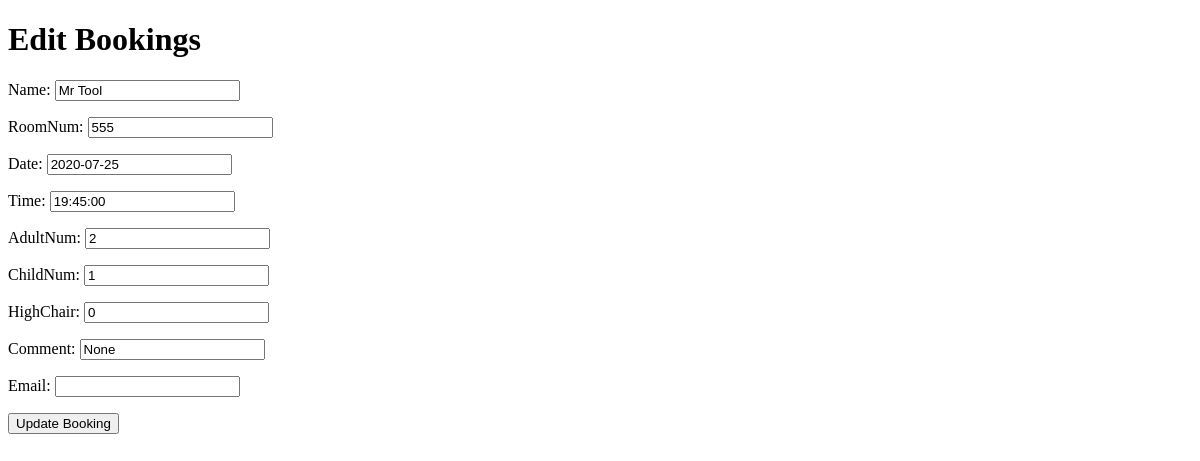
/edit/18, run on an earlier commit of the app's database.
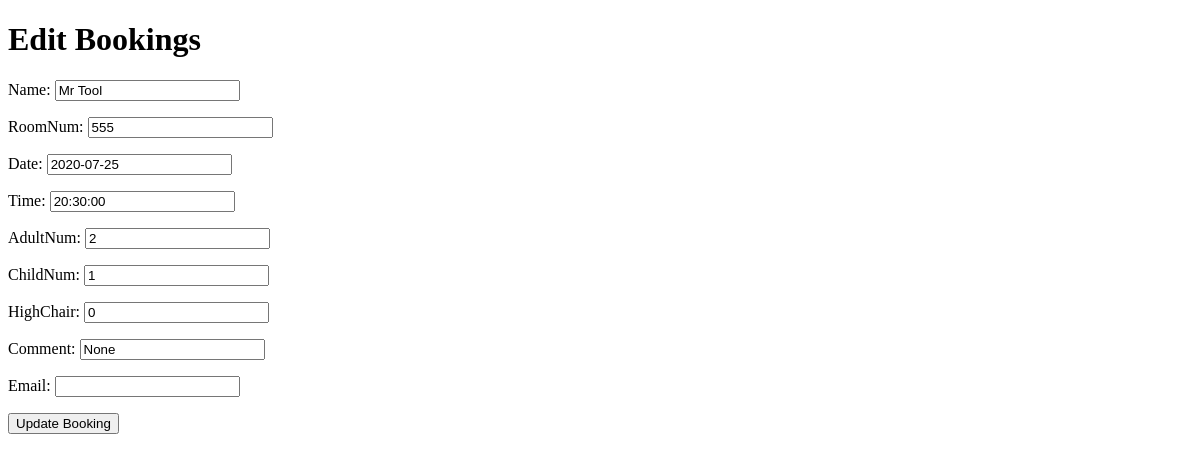
And on a later commit of the database.
### booking/models.py (models this page shows, shortened)
class bookingItem(models.Model):
    name = models.CharField(max_length=49, null=False, blank=False)
    time = models.TimeField(auto_now=False, auto_now_add=False,
                            null=False, blank=False)
    adultNum = models.DecimalField(max_digits=2, decimal_places=0,
                                   null=False, blank=False)
    date = models.DateField(auto_now=False, auto_now_add=False,
                            null=False, blank=False)
    childNum = models.DecimalField(max_digits=2, decimal_places=0,
                                   null=False, blank=False)
    highChair = models.DecimalField(max_digits=1, decimal_places=0,
                                    null=False, blank=False)
    roomNum = models.DecimalField(max_digits=3, decimal_places=0,
                                  null=False, blank=False)
    comment = models.CharField(max_length=199, null=False, blank=False)
    email = models. EmailField(max_length=254, null=False, blank=True)

### booking/views.py (the view)
# urls.py: path('edit/<bookingItem_id>', views.edit_booking, name='edit_booking'),
def edit_booking(request, bookingItem_id):
    item = get_object_or_404(bookingItem, id=bookingItem_id)
    if request.method == 'POST':
        form = bookingItemForm(request.POST, instance=item)
        if form.is_valid():
            form.save()
            return redirect('get_booking_list')
    form = bookingItemForm(instance=item)
    context = {
        'form': form
    }
    return render(request, 'booking/edit_booking.html', context)

### booking/forms.py
class bookingItemForm(forms.ModelForm):
    class Meta:
        model = bookingItem
        fields = ['name', 'roomNum', 'date', 'time', 'adultNum', 'childNum',
                  'highChair', 'comment', 'email']
        widgets = {
            'date': forms.DateInput(attrs={'class': 'date',
                                    'placeholder': 'Only this format! 2020-07-26'},
                                    format='%Y-%m-%d'),
            'time': forms.TimeInput(attrs={'class': 'time',
                                    'placeholder': 'Only this format! 18:30'})
        }

### booking/templates/booking/edit_booking.html (shortened to what this page needs)
<!DOCTYPE html>
<html lang="en">
<head>
</head>
<body>
    <h1>Edit Bookings</h1>
    <form method="POST">
       {{ form.as_p }}
       <div>
          <p>
          <button type="submit">Update Booking</button>
          </p>
       </div>
    </form>
</body>
</html>

What changed in the data, as far as the page shows it:
changed bookingItem "Mr Tool": time "19:45:00" → "20:30:00"
